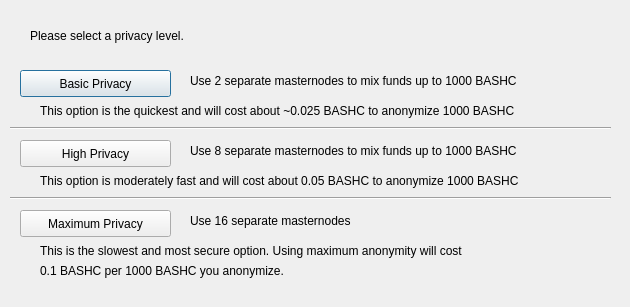
<?xml version="1.0" encoding="UTF-8"?>
<ui version="4.0">
 <class>DarksendConfig</class>
 <widget class="QDialog" name="DarksendConfig">
  <property name="geometry">
   <rect>
    <x>0</x>
    <y>0</y>
    <width>630</width>
    <height>307</height>
   </rect>
  </property>
  <property name="windowTitle">
   <string>Configure Darksend</string>
  </property>
  <widget class="QPushButton" name="buttonBasic">
   <property name="geometry">
    <rect>
     <x>20</x>
     <y>70</y>
     <width>151</width>
     <height>27</height>
    </rect>
   </property>
   <property name="text">
    <string>Basic Privacy</string>
   </property>
  </widget>
  <widget class="QPushButton" name="buttonHigh">
   <property name="geometry">
    <rect>
     <x>20</x>
     <y>140</y>
     <width>151</width>
     <height>27</height>
    </rect>
   </property>
   <property name="text">
    <string>High Privacy</string>
   </property>
  </widget>
  <widget class="QPushButton" name="buttonMax">
   <property name="geometry">
    <rect>
     <x>20</x>
     <y>210</y>
     <width>151</width>
     <height>27</height>
    </rect>
   </property>
   <property name="text">
    <string>Maximum Privacy</string>
   </property>
  </widget>
  <widget class="QLabel" name="label">
   <property name="geometry">
    <rect>
     <x>30</x>
     <y>20</y>
     <width>571</width>
     <height>31</height>
    </rect>
   </property>
   <property name="text">
    <string>Please select a privacy level.</string>
   </property>
  </widget>
  <widget class="QLabel" name="label_2">
   <property name="geometry">
    <rect>
     <x>190</x>
     <y>70</y>
     <width>421</width>
     <height>21</height>
    </rect>
   </property>
   <property name="text">
    <string>Use 2 separate masternodes to mix funds up to 1000 BASHC</string>
   </property>
  </widget>
  <widget class="QLabel" name="label_3">
   <property name="geometry">
    <rect>
     <x>190</x>
     <y>140</y>
     <width>411</width>
     <height>21</height>
    </rect>
   </property>
   <property name="text">
    <string>Use 8 separate masternodes to mix funds up to 1000 BASHC</string>
   </property>
  </widget>
  <widget class="QLabel" name="label_4">
   <property name="geometry">
    <rect>
     <x>190</x>
     <y>210</y>
     <width>421</width>
     <height>21</height>
    </rect>
   </property>
   <property name="text">
    <string>Use 16 separate masternodes</string>
   </property>
  </widget>
  <widget class="QLabel" name="label_6">
   <property name="geometry">
    <rect>
     <x>40</x>
     <y>100</y>
     <width>561</width>
     <height>21</height>
    </rect>
   </property>
   <property name="text">
    <string>This option is the quickest and will cost about ~0.025 BASHC to anonymize 1000 BASHC</string>
   </property>
  </widget>
  <widget class="QLabel" name="label_7">
   <property name="geometry">
    <rect>
     <x>40</x>
     <y>170</y>
     <width>561</width>
     <height>21</height>
    </rect>
   </property>
   <property name="text">
    <string>This option is moderately fast and will cost about 0.05 BASHC to anonymize 1000 BASHC</string>
   </property>
  </widget>
  <widget class="QLabel" name="label_8">
   <property name="geometry">
    <rect>
     <x>40</x>
     <y>240</y>
     <width>561</width>
     <height>21</height>
    </rect>
   </property>
   <property name="text">
    <string>This is the slowest and most secure option. Using maximum anonymity will cost</string>
   </property>
  </widget>
  <widget class="QLabel" name="label_9">
   <property name="geometry">
    <rect>
     <x>40</x>
     <y>260</y>
     <width>561</width>
     <height>21</height>
    </rect>
   </property>
   <property name="text">
    <string>0.1 BASHC per 1000 BASHC you anonymize.</string>
   </property>
  </widget>
  <widget class="Line" name="line">
   <property name="geometry">
    <rect>
     <x>10</x>
     <y>120</y>
     <width>601</width>
     <height>16</height>
    </rect>
   </property>
   <property name="orientation">
    <enum>Qt::Horizontal</enum>
   </property>
  </widget>
  <widget class="Line" name="line_2">
   <property name="geometry">
    <rect>
     <x>10</x>
     <y>190</y>
     <width>601</width>
     <height>16</height>
    </rect>
   </property>
   <property name="orientation">
    <enum>Qt::Horizontal</enum>
   </property>
  </widget>
 </widget>
 <resources/>
 <connections/>
</ui>
